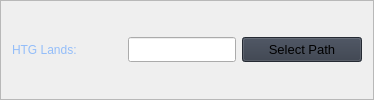
                                  <widget class="QFrame" name="frame_40">
                                   <property name="frameShape">
                                    <enum>QFrame::StyledPanel</enum>
                                   </property>
                                   <property name="frameShadow">
                                    <enum>QFrame::Raised</enum>
                                   </property>
                                   <layout class="QHBoxLayout" name="horizontalLayout_43">
                                    <item>
                                     <widget class="QLabel" name="label_36">
                                      <property name="minimumSize">
                                       <size>
                                        <width>110</width>
                                        <height>0</height>
                                       </size>
                                      </property>
                                      <property name="styleSheet">
                                       <string notr="true">font: 700 10pt &quot;Segoe UI Semibold&quot;;color: rgb(147,189,249)</string>
                                      </property>
                                      <property name="text">
                                       <string>HTG Lands:</string>
                                      </property>
                                     </widget>
                                    </item>
                                    <item>
                                     <widget class="QLineEdit" name="lineEditHtgLands">
                                      <property name="minimumSize">
                                       <size>
                                        <width>0</width>
                                        <height>25</height>
                                       </size>
                                      </property>
                                      <property name="maximumSize">
                                       <size>
                                        <width>16777215</width>
                                        <height>16777215</height>
                                       </size>
                                      </property>
                                     </widget>
                                    </item>
                                    <item>
                                     <widget class="QPushButton" name="buttonHtgLands">
                                      <property name="minimumSize">
                                       <size>
                                        <width>120</width>
                                        <height>25</height>
                                       </size>
                                      </property>
                                      <property name="maximumSize">
                                       <size>
                                        <width>120</width>
                                        <height>16777215</height>
                                       </size>
                                      </property>
                                      <property name="font">
                                       <font>
                                        <family>Segoe UI</family>
                                        <pointsize>10</pointsize>
                                        <italic>false</italic>
                                        <bold>false</bold>
                                       </font>
                                      </property>
                                      <property name="cursor">
                                       <cursorShape>PointingHandCursor</cursorShape>
                                      </property>
                                      <property name="styleSheet">
                                       <string notr="true">background-color: rgb(52, 59, 72);</string>
                                      </property>
                                      <property name="text">
                                       <string>Select Path</string>
                                      </property>
                                      <property name="icon">
                                       <iconset resource="resources.qrc">
                                        <normaloff>:/icons/images/icons/cil-folder-open.png</normaloff>:/icons/images/icons/cil-folder-open.png</iconset>
                                      </property>
                                     </widget>
                                    </item>
                                   </layout>
                                  </widget>
